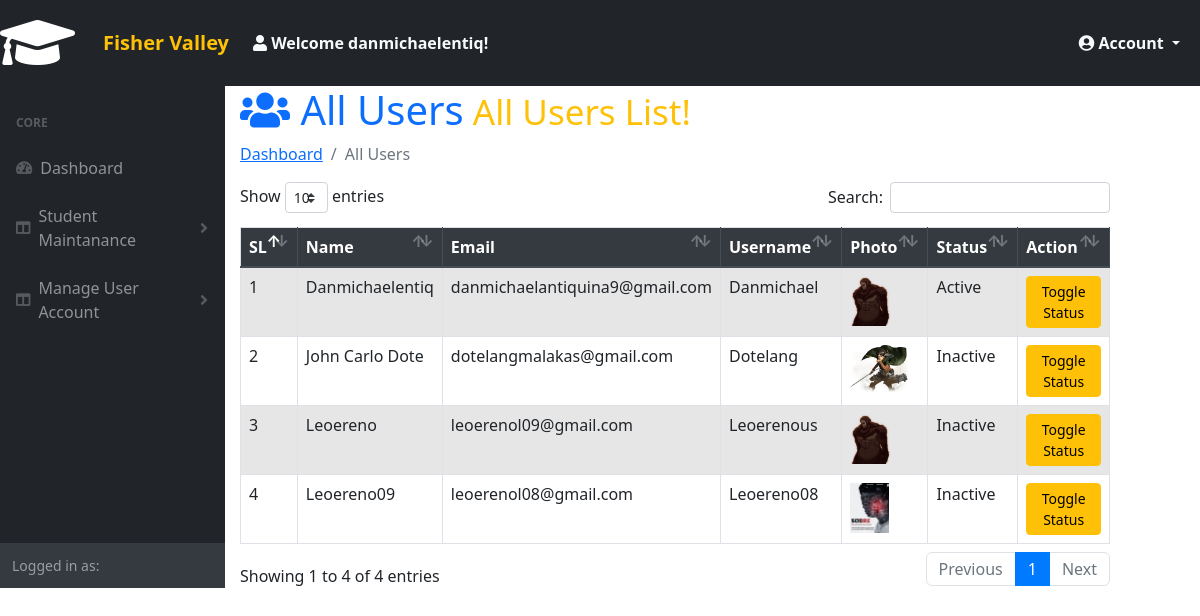
/admin/index.php?page=all-users (signed in), run on the app's committed database.
### tables this page shows
CREATE TABLE `users` (
  `id` int(5) NOT NULL,
  `name` varchar(50) NOT NULL,
  `email` varchar(50) NOT NULL,
  `username` varchar(50) NOT NULL,
  `password` varchar(100) NOT NULL,
  `photo` varchar(50) NOT NULL,
  `status` varchar(12) NOT NULL,
  `datetime` timestamp NOT NULL DEFAULT current_timestamp()
);

### admin/all-users.php (the view, shortened to what this page needs)
<h1 class="text-primary"><i class="fas fa-users"></i>  All Users<small class="text-warning"> All Users List!</small></h1>
<nav aria-label="breadcrumb">
  <ol class="breadcrumb">
     <li class="breadcrumb-item" aria-current="page"><a href="index.php">Dashboard </a></li>
     <li class="breadcrumb-item active" aria-current="page">All Users</li>
  </ol>
</nav>
<table class="table table-striped table-hover table-bordered" id="data">
  <thead class="thead-dark">
    <tr>
      <th scope="col">SL</th>
      <th scope="col">Name</th>
      <th scope="col">Email</th>
      <th scope="col">Username</th>
      <th scope="col">Photo</th>
      <th scope="col">Status</th>
      <th scope="col">Action</th>
    </tr>
  </thead>
  <tbody>
    <?php
      $query = mysqli_query($db_con, 'SELECT * FROM `users`');
      $i = 1;
      while ($result = mysqli_fetch_array($query)) { ?>
      <tr>
        <td><?= $i ?></td>
        <td><?= ucwords($result['name']) ?></td>
        <td><?= $result['email'] ?></td>
        <td><?= ucwords($result['username']) ?></td>
        <td><img src="images/<?= $result['photo'] ?>" height="50px"></td>
        <td id="status-<?= $result['id'] ?>"><?= $result['status'] ?></td>
        <td>
          <button class="btn btn-sm btn-warning" onclick="toggleStatus(<?= $result['id'] ?>)">Toggle Status</button>
        </td>
      </tr>
    <?php $i++; } ?>
  </tbody>
</table>

### admin/navbar.php (shortened to what this page needs)
<?php
$showuser = $_SESSION['user_login'];
$haha = mysqli_query($db_con, "SELECT * FROM `users` WHERE `username`='$showuser';");
$showrow = mysqli_fetch_array($haha);
?>
<nav class="navbar navbar-expand-lg navbar-dark bg-dark">
  <a class="navbar-brand" href="index.php">
    <i class="fas fa-graduation-cap fa-3x"></i>
  </a>
    <div class="container-fluid">
        <a class="navbar-brand fw-bold text-warning" href="index.php">
            <i class="bi bi-stars"></i> Fisher Valley
        </a>
        <div class="collapse navbar-collapse" id="navbarNav">
            <ul class="navbar-nav me-auto mb-4 mb-lg-0">
                <li class="nav-item">
                <a class="nav-link active text-light fw-semibold" href="index.php?page=user-profile">
                    <i class="fa fa-user"></i> Welcome <?= htmlspecialchars($showrow['name']); ?>!
                </a>
                </li>
            </ul>
            <ul class="navbar-nav ms-auto">
                <li class="nav-item dropdown">
                    <a class="nav-link dropdown-toggle text-light fw-semibold" href="#" id="navbarDropdown" role="button" data-bs-toggle="dropdown" aria-expanded="false">
                        <i class="fas fa-user-circle"></i> Account
                    </a>
                </li>
            </ul>
        </div>
    </div>
</nav>

### admin/index.php (shortened to what this page needs)
<?php
require_once 'db_con.php';
?>
<?php
include('navbar.php');
?>
<div id="layoutSidenav">
    <?php include('sidebar.php'); ?>
    <div class="col-md-9">
        <div class="content">
            <?php
            if (isset($_GET['page'])) {
                $page = $_GET['page'] . '.php';
            } else {
                $page = 'dashboard.php';
            }
            if (file_exists($page)) {
                require_once $page;
            } else {
                require_once '404.php';
            }
            ?>
        </div>
    </div>
</div>
<!doctype html>
<html lang="en">
  <head>
    <link rel="stylesheet" href="../css/bootstrap.min.css">
    <link rel="stylesheet" href="../css/dataTables.bootstrap4.min.css">
    <link rel="stylesheet" href="../css/fontawesome.min.css">
    <link rel="stylesheet" href="../css/solid.min.css">
    <link rel="stylesheet" href="https://cdnjs.cloudflare.com/ajax/libs/animate.css/4.0.0/animate.min.css"/>
    <link rel="stylesheet" type="text/css" href="../css/style.css">
    <link href="../csslang/styles.css" rel="stylesheet" />
  </head>
  <body>
<?php
include('script.php');
?>
  </body>
</html>

### admin/Sidebar.php (shortened to what this page needs)
<div id="layoutSidenav_nav">
                <nav class="sb-sidenav accordion sb-sidenav-dark" id="sidenavAccordion">
                    <div class="sb-sidenav-menu">
                        <div class="nav">
                            <div class="sb-sidenav-menu-heading">Core</div>
                            <a class="nav-link" href="index.php?page=dashboard">
                                <div class="sb-nav-link-icon"><i class="fas fa-tachometer-alt"></i></div>
                                Dashboard
                            </a>
                            <a class="nav-link collapsed" href="#" data-bs-toggle="collapse" data-bs-target="#collapseLayouts" aria-expanded="false" aria-controls="collapseLayouts">
                            <div class="sb-nav-link-icon"><i class="fas fa-columns"></i></div>
                                Student Maintanance
                                <div class="sb-sidenav-collapse-arrow"><i class="fas fa-angle-down"></i></div>
                            </a>
                            <a class="nav-link collapsed" href="#" data-bs-toggle="collapse" data-bs-target="#collapsestud" aria-expanded="false" aria-controls="collapseLayouts">
                            <div class="sb-nav-link-icon"><i class="fas fa-columns"></i></div>
                                Manage User Account
                                <div class="sb-sidenav-collapse-arrow"><i class="fas fa-angle-down"></i></div>
                            </a>
                        </div>
                    </div>
                    <div class="sb-sidenav-footer">
                        <div class="small">Logged in as:</div>
                    </div>
                </nav>
            </div>

### admin/script.php (shortened to what this page needs)
    </body>
</html>

### data on the page
users: name "danmichaelentiq", name "Danmichaelentiq", email "danmichaelantiquina9@gmail.com", username "Danmichael", photo (picture), status "Active"
users: name "John Carlo Dote", email "dotelangmalakas@gmail.com", username "Dotelang", photo (picture), status "Inactive"
users: name "Leoereno", email "leoerenol09@gmail.com", username "Leoerenous", photo (picture), status "Inactive"
users: name "Leoereno09", email "leoerenol08@gmail.com", username "Leoereno08", photo (picture), status "Inactive"
